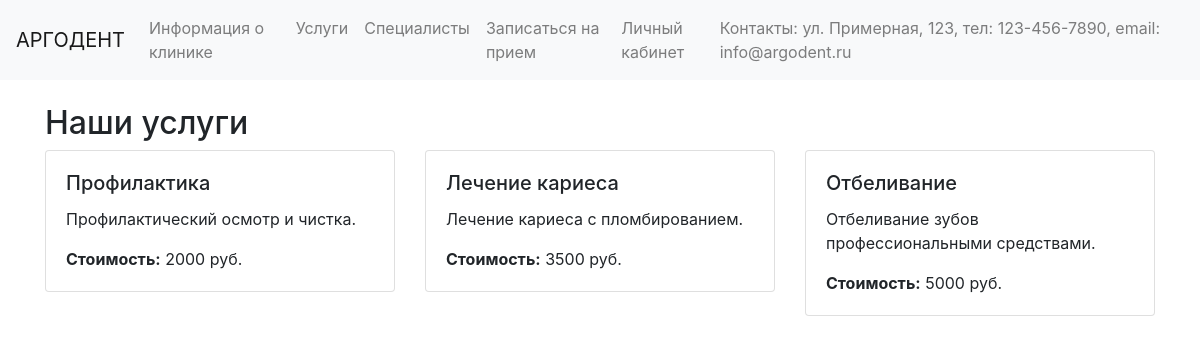
/services, run on the app's committed database.
### tables this page shows
CREATE TABLE services (
        id INTEGER PRIMARY KEY AUTOINCREMENT,
        name TEXT NOT NULL,
        cost INTEGER NOT NULL,
        description TEXT,
        photo TEXT
    );

### run.py (the view)
@app.route('/services')
def services():
    services_list = get_services()
    return render_template('services.html', services=services_list)

### run.py (called while the page is built)
def get_db_connection():
    conn = sqlite3.connect(DATABASE)
    conn.row_factory = sqlite3.Row
    return conn

def get_services():
    conn = get_db_connection()
    services = conn.execute("SELECT * FROM services").fetchall()
    conn.close()
    return services

### templates/services.html (shortened to what this page needs)
{% extends "base.html" %}
{% block content %}
<h2>Наши услуги</h2>
<div class="row">
  {% for service in services %}
  <div class="col-md-4 mb-4">
    <div class="card">
      <div class="card-body">
        <h5 class="card-title">{{ service.name }}</h5>
        <p class="card-text">{{ service.description }}</p>
        <p class="card-text"><strong>Стоимость:</strong> {{ service.cost }} руб.</p>
      </div>
    </div>
  </div>
  {% endfor %}
</div>
{% endblock %}

### data on the page
services: name "Профилактика", description "Профилактический осмотр и чистка.", cost "2000"
services: name "Лечение кариеса", description "Лечение кариеса с пломбированием.", cost "3500"
services: name "Отбеливание", description "Отбеливание зубов профессиональными средствами.", cost "5000"
